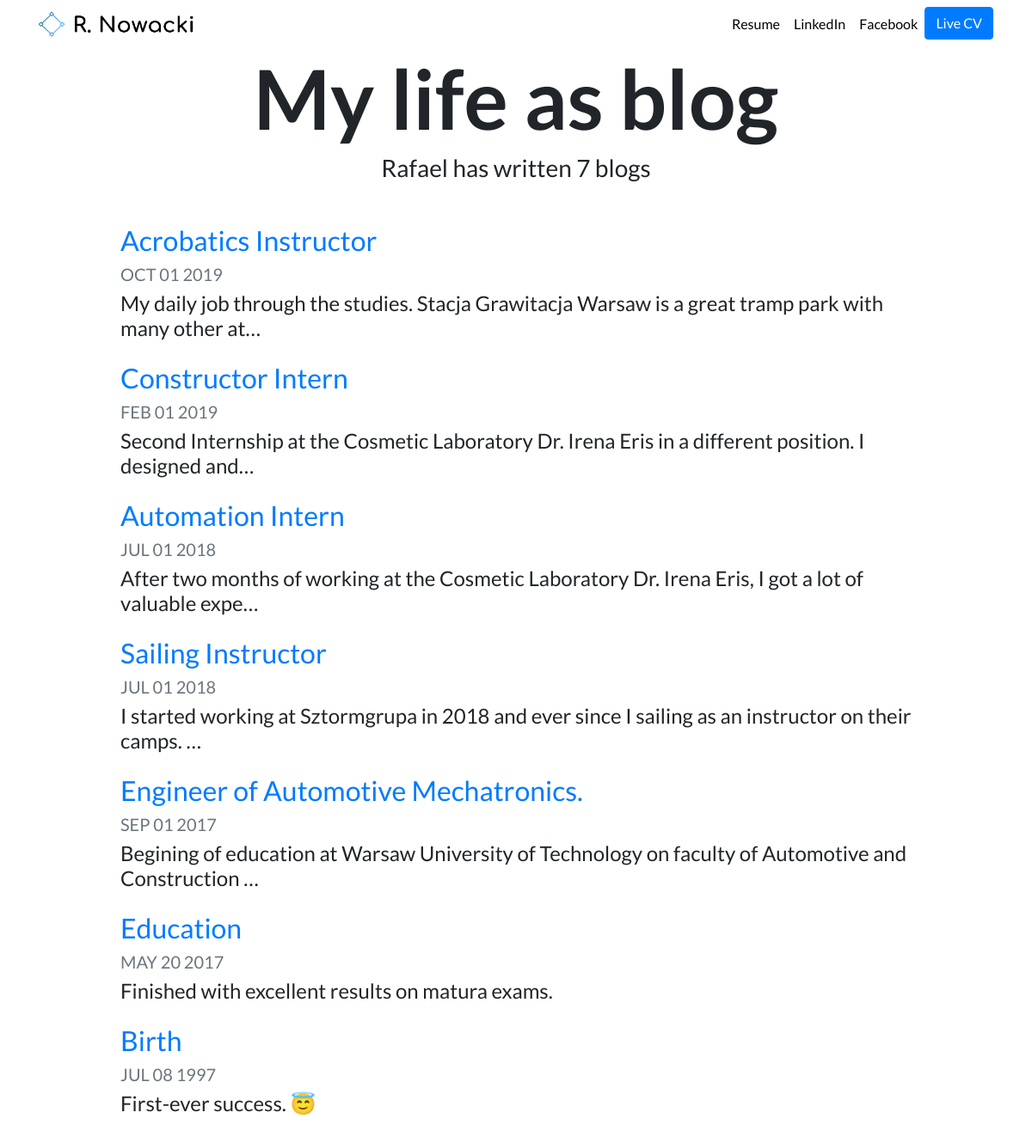
Screenshot of /blog/ with the database file from the repository.
### blog/models.py (models this page shows, shortened)
class Blog(models.Model):
    title = models.CharField(max_length=200)
    date = models.DateField()
    description = models.TextField()

### blog/views.py (the view)
# urls.py: path('', views.all_blogs, name='all_blogs'),
def all_blogs(request):
    blogs = Blog.objects.order_by('-date')
    return render(request, 'blog/all_blogs.html', {'blogs': blogs})

### blog/templates/blog/all_blogs.html
{% extends "portfolio/base.html" %}
{% load static %}
{% block content %}
<h1 id="blogtitle" class="font-weight-bold text-center">My life as blog</h1>
<h3 class="text-center mb-5">Rafael has written {{ blogs.count }} blog{{ blogs.count|pluralize }}</h3>
{% for blog in blogs %}
<div class="row justify-content-center my-3">
  <div class="col-md-10">
    <a href="{% url 'blog:detail' blog.id %}">
      <h2>{{ blog.title }}</h2>
    </a>
    <h5 class="text-muted">{{ blog.date|date:'M d Y'|upper }}</h5>
    <h4>{{ blog.description|striptags|truncatechars:100 }}</h4>
  </div>
</div>
{% endfor %}
{% endblock %}

### portfolio/static/portfolio/custom.css (style rules this page uses)
body { font-family: 'Lato', sans-serif; }
#blogtitle { font-size: 6rem; }

### rows the page displays
Blog: title "Acrobatics Instructor", date "OCT 01 2019", description "My daily job through the studies. Stacja Grawitacja Warsaw is a great tramp park with many other at…"
Blog: title "Constructor Intern", date "FEB 01 2019", description "Second Internship at the Cosmetic Laboratory Dr. Irena Eris in a different position. I designed and…"
Blog: title "Automation Intern", date "JUL 01 2018", description "After two months of working at the Cosmetic Laboratory Dr. Irena Eris, I got a lot of valuable expe…"
Blog: title "Sailing Instructor", date "JUL 01 2018", description "I started working at Sztormgrupa in 2018 and ever since I sailing as an instructor on their camps. …"
Blog: title "Engineer of Automotive Mechatronics.", date "SEP 01 2017", description "Begining of education at Warsaw University of Technology on faculty of Automotive and Construction …"
Blog: title "Education", date "MAY 20 2017", description "Finished with excellent results on matura exams."
Blog: title "Birth", date "JUL 08 1997", description "First-ever success. 😇"

### other values shown
{{ blogs.count }} "7"
